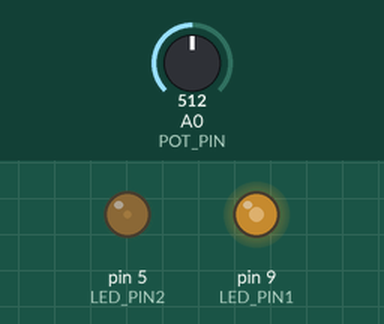
This sketch was run on a simulated Arduino Uno, built with avr-gcc and run on an emulated ATmega328P. Shown: output pins drawn as LEDs (lit = HIGH). The inputs (shaded band) are chosen by the test bench; at power-on: A0 (POT_PIN) = 512.

Above: at 1.2 s.
1.3 s: A0 (POT_PIN) set to 716
At 2.4 s:
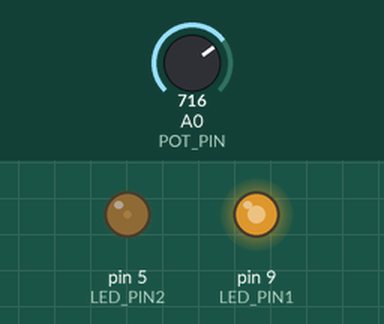
2.8 s: A0 (POT_PIN) set to 900
At 3.6 s:
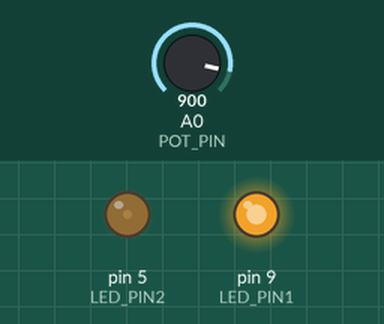
4.3 s: A0 (POT_PIN) set to 122
At 4.7 s:
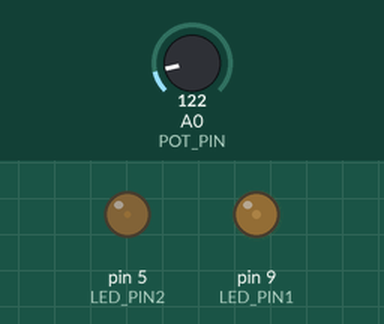
5.8 s: A0 (POT_PIN) set to 0
At 7.1 s:
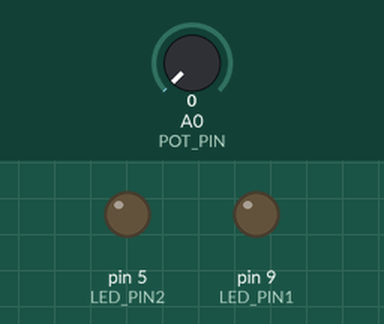
Timing chart, 0 to 8.3 s (numbered marks = the images above; inputs shaded):
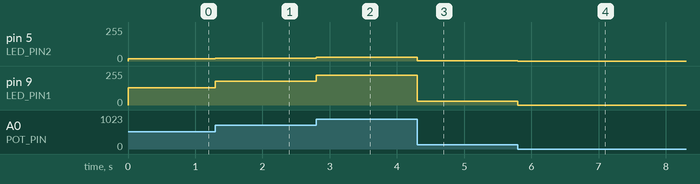

The sketch:

lab04_sketch.ino
```cpp
// даём разумные имена для пинов со светодиодом
// и потенциометром (англ potentiometer или просто «pot»)
#define LED_PIN1 9
#define LED_PIN2 5
#define POT_PIN A0


void setup()
{
 // пин со светодиодом — выход, как и раньше...
 pinMode(LED_PIN1, OUTPUT);
 pinMode(LED_PIN2, OUTPUT);
 // ...а вот пин с потенциометром должен быть входом
 // (англ. «input»): мы хотим считывать напряжение,
 // выдаваемое им
 pinMode(POT_PIN, INPUT);
}


void loop()
{
 // заявляем, что далее мы будем использовать 2 переменные с
 // именами rotation и brightness, и что хранить в них будем
 // целые числа (англ. «integer», сокращённо просто «int»)
 int rotation, brightness1, brightness2;
 // считываем в rotation напряжение с потенциометра:
 // микроконтроллер выдаст число от 0 до 1023
 // пропорциональное углу поворота ручки
 rotation = analogRead(POT_PIN);
 // в brightness записываем полученное ранее значение rotation
 // делённое на 4. Поскольку в переменных мы пожелали хранить
 // целые значения, дробная часть от деления будет отброшена.
 // В итоге мы получим целое число от 0 до 255
 brightness1 = rotation / 4;
 brightness2 = brightness1 / 8;
 // выдаём результат на светодиод
 analogWrite(LED_PIN1, brightness1);
 analogWrite(LED_PIN2, brightness2);
}
```

Measured:
- after the input at 1.3 s, pin 5 (LED_PIN2): 16/255 → 22/255 at once; pin 9 (LED_PIN1): 128/255 → 179/255 at once
- after the input at 2.8 s, pin 5 (LED_PIN2): 22/255 → 28/255 at once; pin 9 (LED_PIN1): 179/255 → 225/255 at once
- after the input at 4.3 s, pin 5 (LED_PIN2): 28/255 → 3/255 at once; pin 9 (LED_PIN1): 225/255 → 30/255 at once
- after the input at 5.8 s, pin 5 (LED_PIN2): 3/255 → 0/255 at once; pin 9 (LED_PIN1): 30/255 → 0/255 at once
